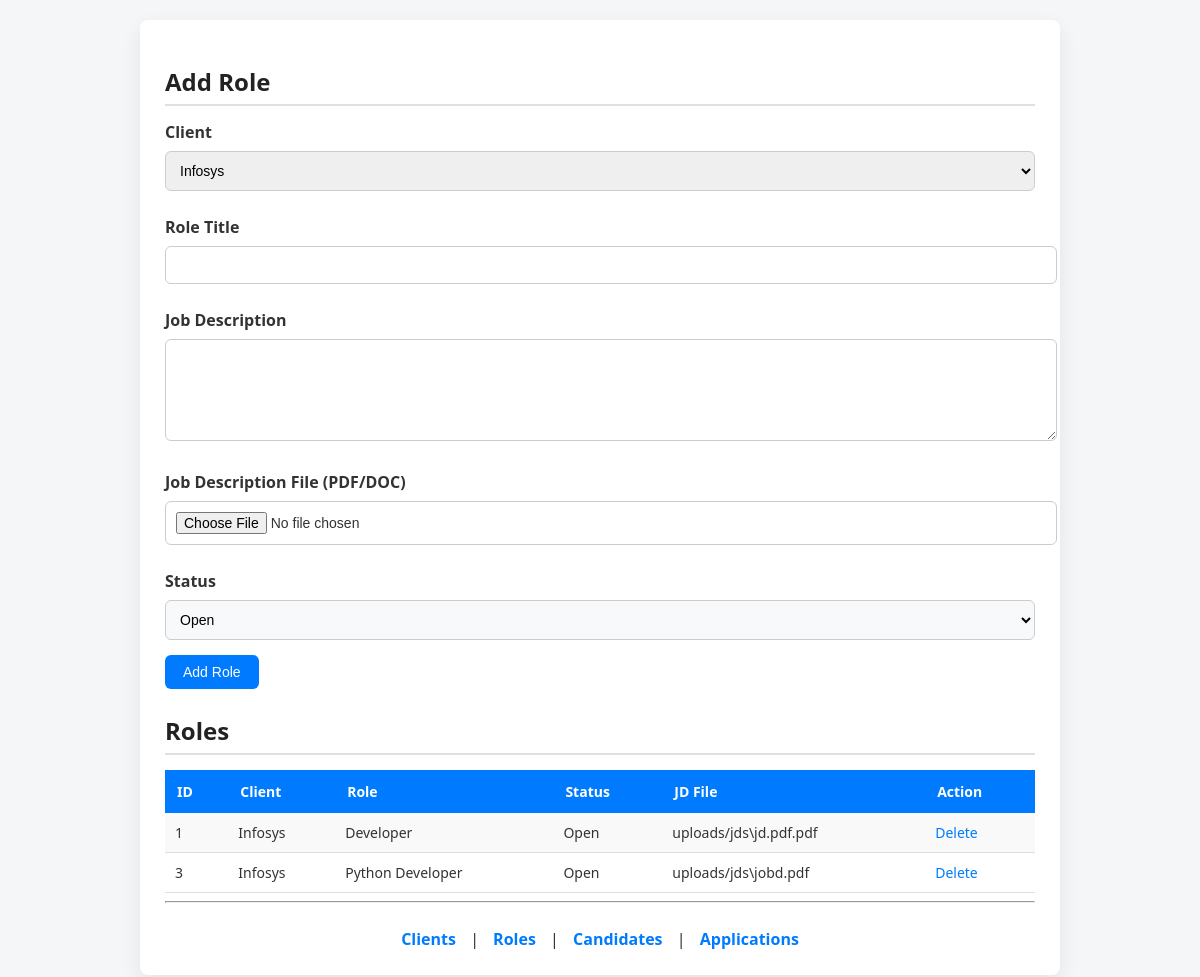
/roles, run on an earlier commit of the app's database.
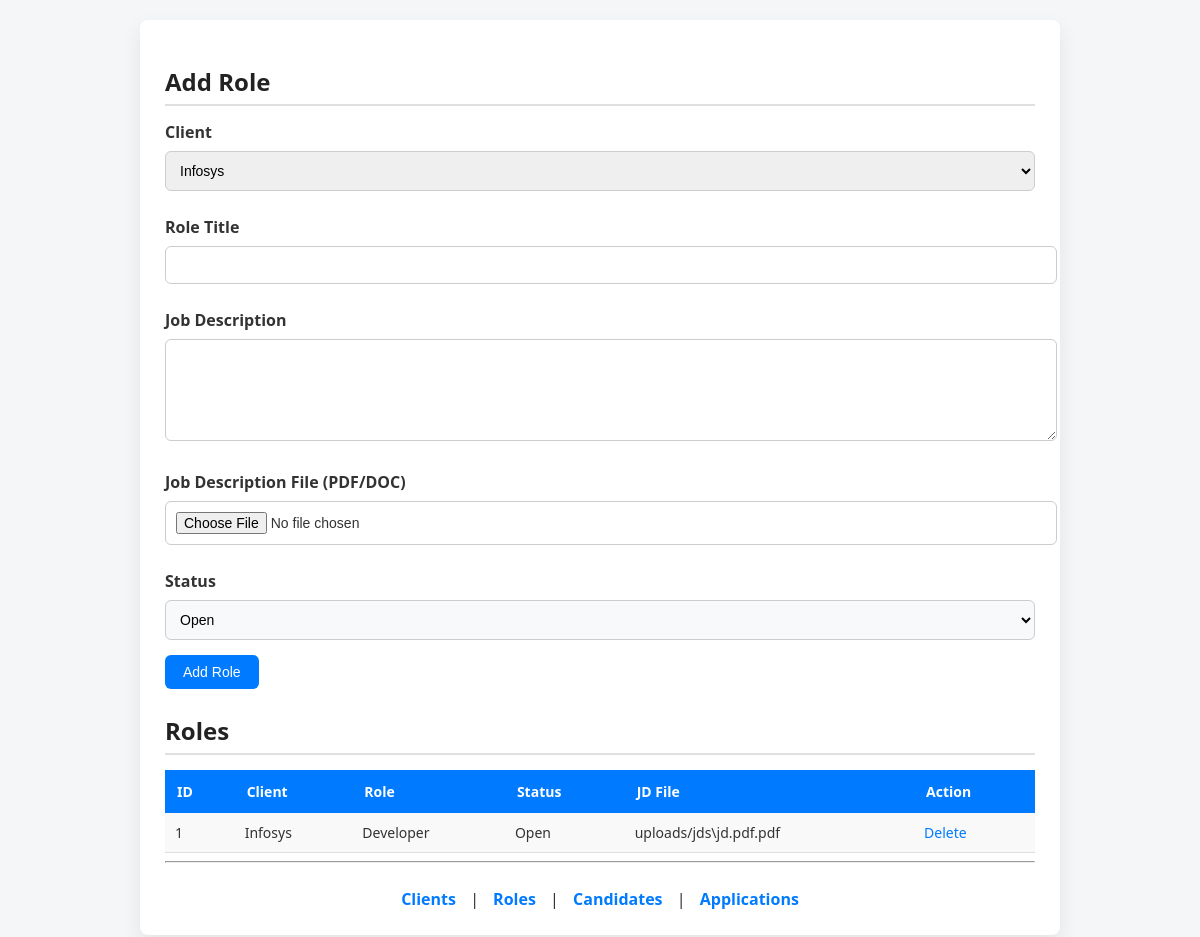
And on a later commit of the database.
### tables this page shows
CREATE TABLE Role (
    role_id INTEGER PRIMARY KEY AUTOINCREMENT,
    client_id INTEGER,
    title TEXT COLLATE NOCASE,
    jd_text TEXT,
    jd_file_path TEXT,
    status TEXT,
    FOREIGN KEY (client_id) REFERENCES Client(client_id),
    UNIQUE(client_id, title)
);

CREATE TABLE Client (
    client_id INTEGER PRIMARY KEY AUTOINCREMENT,
    name TEXT COLLATE NOCASE UNIQUE
);

### app.py (the view, shortened to what this page needs)
@app.route("/roles", methods=["GET", "POST"])
def roles():
    db = get_db()
    cur = db.cursor()
    roles = cur.execute("""
        SELECT Role.role_id,
               Client.name,
               Role.title,
               Role.status,
               Role.jd_file_path
        FROM Role
        JOIN Client ON Role.client_id = Client.client_id
    """).fetchall()
    clients = cur.execute("SELECT * FROM Client").fetchall()
    db.close()
    return render_template("roles.html", roles=roles, clients=clients)

### app.py (called while the page is built)
def get_db():
    return sqlite3.connect("database.db")

### templates/roles.html (shortened to what this page needs)
<!doctype html>
<html>
  <head>
    <link
      rel="stylesheet"
      href="{{ url_for('static', filename='style.css') }}"
    />
  </head>
  <body>
    <div class="container">
      <h2>Add Role</h2>
      <form method="post" enctype="multipart/form-data">
        <label>Client</label>
        <select name="client_id">
          {% for c in clients %}
          <option value="{{ c[0] }}">{{ c[1] }}</option>
          {% endfor %}
        </select>
        <label>Role Title</label>
        <input type="text" name="title" />
        <label>Job Description</label>
        <textarea name="jd_text"></textarea>
        <label>Job Description File (PDF/DOC)</label>
        <input type="file" name="jd_file" accept=".pdf,.doc,.docx" />
        <label>Status</label>
        <select name="status">
          <option>Open</option>
        </select>
        <button>Add Role</button>
      </form>
      <h2>Roles</h2>
      <table>
        <tr>
          <th>ID</th>
          <th>Client</th>
          <th>Role</th>
          <th>Status</th>
          <th>JD File</th>
          <th>Action</th>
        </tr>
        {% for r in roles %}
        <tr>
          <td>{{ r[0] }}</td>
          <td>{{ r[1] }}</td>
          <td>{{ r[2] }}</td>
          <td>{{ r[3] }}</td>
          <td>{% if r[4] %} {{ r[4] }} {% else %} Not Uploaded {% endif %}</td>
          <td>
            <a
              href="/delete_role/{{ r[0] }}"
              onclick="
                return confirm('Are you sure you want to delete this role?');
              "
            >
              Delete
            </a>
          </td>
        </tr>
        {% endfor %}
      </table>
      <hr />
      <div class="nav">
        <a href="/clients">Clients</a> | <a href="/roles">Roles</a> |
        <a href="/candidates">Candidates</a> |
        <a href="/applications">Applications</a>
      </div>
    </div>
  </body>
</html>

### static/style.css (style rules this page uses)
body { font-family: "Segoe UI", Arial, sans-serif; background-color: #f4f6f8; margin: 0; padding: 20px; color: #333; }
h2 { color: #222; margin-bottom: 15px; border-bottom: 2px solid #e0e0e0; padding-bottom: 6px; }
.container { background: #ffffff; padding: 25px; border-radius: 8px; width: 75%; margin: auto; box-shadow: 0 8px 20px rgba(0, 0, 0, 0.08); }
form { margin-bottom: 25px; }
label { font-weight: 600; margin-top: 10px; display: block; }
input, textarea, select { padding: 10px; width: 100%; margin: 8px 0 15px 0; border: 1px solid #ccc; border-radius: 6px; font-size: 14px; }
textarea { min-height: 80px; resize: vertical; }
button { background-color: #007bff; color: white; padding: 9px 18px; border: none; border-radius: 6px; font-size: 14px; cursor: pointer; transition: background-color 0.2s ease, transform 0.1s ease; }
table { width: 100%; border-collapse: collapse; margin-top: 10px; font-size: 14px; }
table th { background-color: #007bff; color: white; padding: 12px; text-align: left; }
table td { padding: 10px; border-bottom: 1px solid #ddd; }
table tr:nth-child(even) { background-color: #f9f9f9; }
a { color: #007bff; text-decoration: none; font-weight: 500; }
.nav { margin-top: 25px; text-align: center; }
.nav a { margin: 0 10px; font-weight: 600; }
select[name="status"] { background-color: #f8f9fa; cursor: pointer; }

What changed in the data, as far as the page shows it:
removed Role: role_id "3", name "Infosys", title "Python Developer", status "Open", jd_file_path "uploads/jds\\jobd.pdf"
